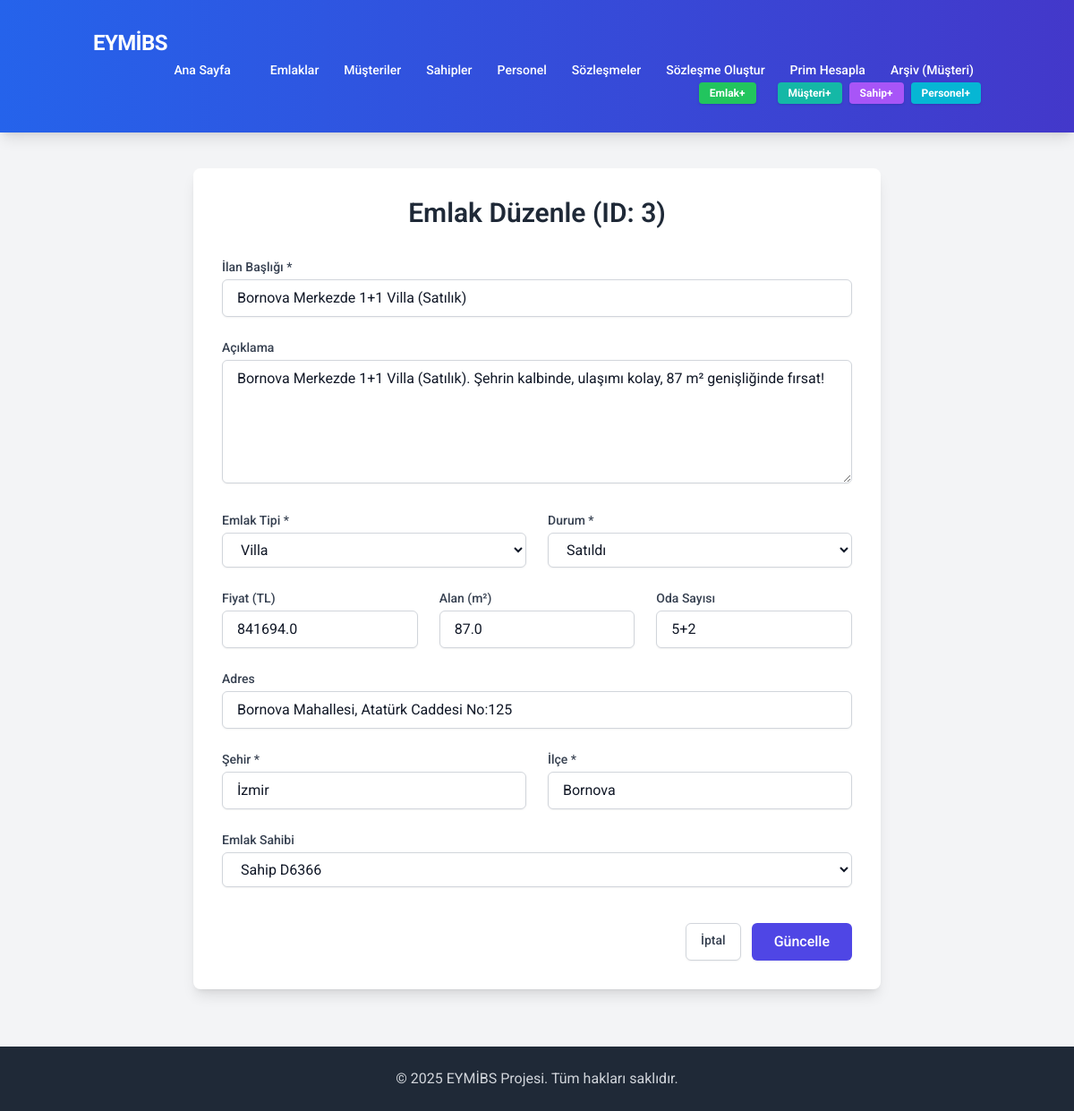
The app's page /edit_property/3 with its own data.
### tables this page shows
CREATE TABLE properties (
                id INTEGER PRIMARY KEY AUTOINCREMENT,
                title TEXT NOT NULL,         -- İlan Başlığı
                description TEXT,            -- Açıklama
                property_type TEXT,          -- Emlak Tipi (Daire, Villa, Arsa vb.)
                status TEXT NOT NULL,        -- Durum (Satılık, Kiralık, Satıldı, Kiralandı)
                price REAL,                  -- Fiyat
                area REAL,                   -- Metrekare
                rooms TEXT,                  -- Oda Sayısı (örn: 3+1)
                address TEXT,                -- Adres
                city TEXT,                   -- Şehir
                district TEXT,               -- İlçe
                agent_id INTEGER,            -- İlgili Danışman ID'si (opsiyonel)
                date_added DATETIME DEFAULT CURRENT_TIMESTAMP, owner_id INTEGER REFERENCES owners(id) ON DELETE SET NULL, -- Eklenme Tarihi
                FOREIGN KEY (agent_id) REFERENCES agents (id) -- Danışman tablosuna bağlantı
            );

CREATE TABLE owners (
                id INTEGER PRIMARY KEY AUTOINCREMENT,
                name TEXT NOT NULL,
                phone TEXT UNIQUE,
                email TEXT UNIQUE,
                notes TEXT,
                date_added DATETIME DEFAULT CURRENT_TIMESTAMP
            );

### app.py (the view, shortened to what this page needs)
@app.route('/edit_property/<int:property_id>', methods=['GET', 'POST'])
def edit_property(property_id):
    owners = get_owners_list() # Sahip seçimi için
    db = get_db()
    cursor = db.cursor()
    property_data = None
    try:
        cursor.execute("SELECT * FROM properties WHERE id = ?", (property_id,))
        property_data = cursor.fetchone()
    except sqlite3.Error as e:
        flash(f"Emlak bilgileri alınırken hata: {e}", "error")
        return redirect(url_for('list_properties'))
    if property_data is None:
        abort(404, description=f"ID {property_id} olan emlak bulunamadı.")
    return render_template('edit_property.html', page_title="Emlak Düzenle", property=property_data, owners=owners)

### app.py (called while the page is built)
def get_db():
    db = getattr(g, '_database', None)
    if db is None:
        try:
            db = g._database = sqlite3.connect(DATABASE)
            db.row_factory = sqlite3.Row # Sonuçları sözlük gibi erişilebilir yapar
            db.execute("PRAGMA foreign_keys = ON") # Yabancı anahtar kısıtlamalarını etkinleştir
            print("Veritabanı bağlantısı başarıyla açıldı.")
        except sqlite3.Error as e:
            print(f"Veritabanı bağlantı hatası: {e}")
            abort(500, description=f"Veritabanına bağlanılamıyor: {e}")
    return db

@app.teardown_appcontext
def close_connection(exception):
    db = getattr(g, '_database', None)
    if db is not None:
        try:
            db.close()
            print("Veritabanı bağlantısı kapatıldı.")
        except sqlite3.Error as e:
            print(f"Veritabanı kapatma hatası: {e}")

@app.context_processor
def inject_now():
    return {'now': datetime.now()}

def get_owners_list():
    db = get_db()
    cursor = db.cursor()
    try:
        cursor.execute("SELECT id, name FROM owners ORDER BY name")
        return cursor.fetchall()
    except sqlite3.Error as e:
        print(f"Hata: get_owners_list - {e}")
        flash(f"Sahip listesi alınırken hata: {e}", "error")
        return []

### templates/edit_property.html (shortened to what this page needs)
{% extends "base.html" %}
{% block content %}
<div class="bg-white p-8 rounded-lg shadow-lg max-w-3xl mx-auto">
    <h1 class="text-3xl font-semibold text-gray-800 mb-8 text-center">Emlak Düzenle (ID: {{ property['id'] }})</h1>
    <form action="{{ url_for('edit_property', property_id=property['id']) }}" method="POST" class="space-y-6">
        <div>
            <label for="title" class="block text-sm font-medium text-gray-700 mb-1">İlan Başlığı *</label>
            <input type="text" id="title" name="title" value="{{ property['title'] | default('', true) }}" class="w-full px-4 py-2 border border-gray-300 rounded-md shadow-sm focus:outline-none focus:ring-2 focus:ring-indigo-500 focus:border-indigo-500" required>
        </div>
        <div>
            <label for="description" class="block text-sm font-medium text-gray-700 mb-1">Açıklama</label>
            <textarea id="description" name="description" rows="5" class="w-full px-4 py-2 border border-gray-300 rounded-md shadow-sm focus:outline-none focus:ring-2 focus:ring-indigo-500 focus:border-indigo-500">{{ property['description'] | default('', true) }}</textarea>
        </div>
        <div class="grid grid-cols-1 md:grid-cols-2 gap-6">
            <div>
                <label for="property_type" class="block text-sm font-medium text-gray-700 mb-1">Emlak Tipi *</label>
                <select id="property_type" name="property_type" class="w-full px-4 py-2 border border-gray-300 rounded-md shadow-sm focus:outline-none focus:ring-2 focus:ring-indigo-500 focus:border-indigo-500 bg-white" required>
                    <option value="Villa" {% if property['property_type'] == 'Villa' %}selected{% endif %}>Villa</option>
                </select>
            </div>
            <div>
                <label for="status" class="block text-sm font-medium text-gray-700 mb-1">Durum *</label>
                 <select id="status" name="status" class="w-full px-4 py-2 border border-gray-300 rounded-md shadow-sm focus:outline-none focus:ring-2 focus:ring-indigo-500 focus:border-indigo-500 bg-white" required>
                    <option value="Satıldı" {% if property['status'] == 'Satıldı' %}selected{% endif %}>Satıldı</option>
                </select>
            </div>
        </div>
        <div class="grid grid-cols-1 md:grid-cols-3 gap-6">
            <div>
                <label for="price" class="block text-sm font-medium text-gray-700 mb-1">Fiyat (TL)</label>
                <input type="number" id="price" name="price" step="0.01" value="{{ property['price'] | default('', true) }}" placeholder="Örn: 1500000" class="w-full px-4 py-2 border border-gray-300 rounded-md shadow-sm focus:outline-none focus:ring-2 focus:ring-indigo-500 focus:border-indigo-500">
            </div>
            <div>
                <label for="area" class="block text-sm font-medium text-gray-700 mb-1">Alan (m²)</label>
                <input type="number" id="area" name="area" step="0.1" value="{{ property['area'] | default('', true) }}" placeholder="Örn: 120" class="w-full px-4 py-2 border border-gray-300 rounded-md shadow-sm focus:outline-none focus:ring-2 focus:ring-indigo-500 focus:border-indigo-500">
            </div>
            <div>
                <label for="rooms" class="block text-sm font-medium text-gray-700 mb-1">Oda Sayısı</label>
                <input type="text" id="rooms" name="rooms" value="{{ property['rooms'] | default('', true) }}" placeholder="Örn: 3+1" class="w-full px-4 py-2 border border-gray-300 rounded-md shadow-sm focus:outline-none focus:ring-2 focus:ring-indigo-500 focus:border-indigo-500">
            </div>
        </div>
         <div>
            <label for="address" class="block text-sm font-medium text-gray-700 mb-1">Adres</label>
            <input type="text" id="address" name="address" value="{{ property['address'] | default('', true) }}" placeholder="Mahalle, Sokak, No..." class="w-full px-4 py-2 border border-gray-300 rounded-md shadow-sm focus:outline-none focus:ring-2 focus:ring-indigo-500 focus:border-indigo-500">
        </div>
        <div class="grid grid-cols-1 md:grid-cols-2 gap-6">
            <div>
                <label for="city" class="block text-sm font-medium text-gray-700 mb-1">Şehir *</label>
                <input type="text" id="city" name="city" value="{{ property['city'] | default('', true) }}" class="w-full px-4 py-2 border border-gray-300 rounded-md shadow-sm focus:outline-none focus:ring-2 focus:ring-indigo-500 focus:border-indigo-500" required>
            </div>
            <div>
                <label for="district" class="block text-sm font-medium text-gray-700 mb-1">İlçe *</label>
                <input type="text" id="district" name="district" value="{{ property['district'] | default('', true) }}" class="w-full px-4 py-2 border border-gray-300 rounded-md shadow-sm focus:outline-none focus:ring-2 focus:ring-indigo-500 focus:border-indigo-500" required>
            </div>
        </div>
         <div>
            <label for="owner_id" class="block text-sm font-medium text-gray-700 mb-1">Emlak Sahibi</label>
            <select id="owner_id" name="owner_id" class="w-full px-4 py-2 border border-gray-300 rounded-md shadow-sm focus:outline-none focus:ring-2 focus:ring-indigo-500 focus:border-indigo-500 bg-white">
                {% for owner in owners %}
                 <option value="{{ owner['id'] }}" {% if property['owner_id'] == owner['id'] %}selected{% endif %}>{{ owner['name'] }}</option>
                {% endfor %}
            </select>
        </div>
        <div class="pt-4 flex justify-end space-x-3">
             <a href="{{ url_for('list_properties') }}" class="inline-flex justify-center py-2 px-4 border border-gray-300 rounded-md shadow-sm text-sm font-medium text-gray-700 bg-white hover:bg-gray-50 focus:outline-none focus:ring-2 focus:ring-offset-2 focus:ring-indigo-500">
                İptal
            </a>
            <button type="submit" class="inline-flex justify-center py-2 px-6 border border-transparent shadow-sm text-base font-medium rounded-md text-white bg-indigo-600 hover:bg-indigo-700 focus:outline-none focus:ring-2 focus:ring-offset-2 focus:ring-indigo-500 transition duration-150 ease-in-out">
                Güncelle
            </button>
        </div>
    </form>
</div>
{% endblock %}

### templates/base.html (style rules this page uses)
body { font-family: 'Inter', sans-serif; }
body { font-family: 'Roboto', 'Inter', sans-serif; }

### records on screen
properties: id "3", title "Bornova Merkezde 1+1 Villa (Satılık)", description "Bornova Merkezde 1+1 Villa (Satılık). Şehrin kalbinde, ulaşımı kolay, 87 m² genişliğinde fırsat!", property_type "Villa", status "Satıldı", price "841694.0", area "87.0", rooms "5+2", address "Bornova Mahallesi, Atatürk Caddesi No:125", city "İzmir", district "Bornova", owner_id "Sahip D6366"
